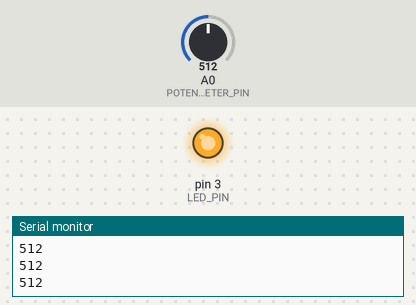
Simulated run of this sketch. Board: Arduino Uno, built with avr-gcc and run on an emulated ATmega328P. Parts: output pins drawn as LEDs (lit = HIGH), the last lines printed to the serial monitor. Inputs (shaded band) come from the test bench; at power-on: A0 (POTENTIOMETER_PIN) = 512.

Above: at 1.2 s.
1.3 s: A0 (POTENTIOMETER_PIN) set to 486
At 2.3 s:
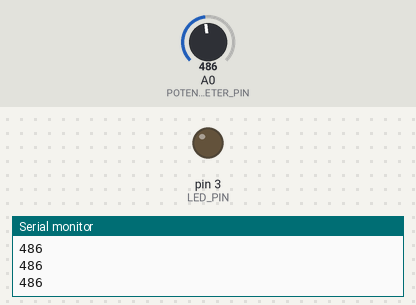
2.8 s: A0 (POTENTIOMETER_PIN) set to 510
At 3.6 s:
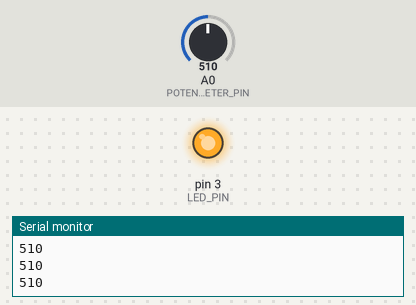
4.3 s: A0 (POTENTIOMETER_PIN) set to 490
At 4.9 s:
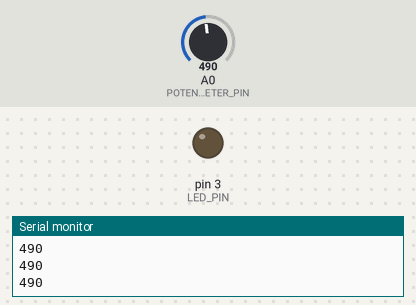
Timing chart, 0 to 7.3 s (numbered marks = the images above; inputs shaded):
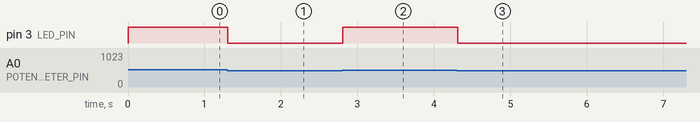

Measured:
- the behaviour switches between 501 and 500 on A0 (POTENTIOMETER_PIN) (found by bisection; images 0 and 1)
- after the input at 1.3 s, pin 3 (LED_PIN): HIGH → LOW at once
- after the input at 2.8 s, pin 3 (LED_PIN): LOW → HIGH at once
- after the input at 4.3 s, pin 3 (LED_PIN): HIGH → LOW at once

The sketch:

potantiometer_led.ino
```cpp
const int POTENTIOMETER_PIN = A0;
const int LED_PIN = 3;
const int ANALOG_THRESHOLD = 500;

void setup() {
  Serial.begin(9600);
  pinMode(LED_PIN,OUTPUT);

}

void loop() {
  int analogValue = analogRead(POTENTIOMETER_PIN);
  Serial.println(analogValue);

  if(analogValue > ANALOG_THRESHOLD){
    digitalWrite(LED_PIN, HIGH);}
  else{
    digitalWrite(LED_PIN, LOW);}
   delay(100);

}
```
